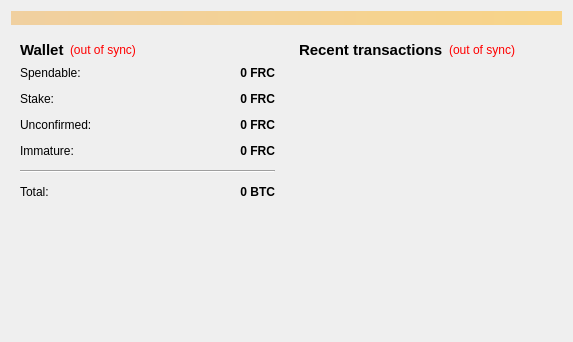
<?xml version="1.0" encoding="UTF-8"?>
<ui version="4.0">
 <class>OverviewPage</class>
 <widget class="QWidget" name="OverviewPage">
  <property name="geometry">
   <rect>
    <x>0</x>
    <y>0</y>
    <width>573</width>
    <height>342</height>
   </rect>
  </property>
  <property name="windowTitle">
   <string>Form</string>
  </property>
  <layout class="QVBoxLayout" name="topLayout">
   <item>
    <widget class="QLabel" name="labelAlerts">
     <property name="visible">
      <bool>false</bool>
     </property>
     <property name="styleSheet">
      <string notr="true">background-color: qlineargradient(x1: 0, y1: 0, x2: 1, y2: 0, stop:0 #F0D0A0, stop:1 #F8D488);  color:#000000
</string>
     </property>
     <property name="wordWrap">
      <bool>true</bool>
     </property>
     <property name="margin">
      <number>3</number>
     </property>
    </widget>
   </item>
   <item>
    <layout class="QHBoxLayout" name="horizontalLayout" stretch="1,1">
     <item>
      <layout class="QVBoxLayout" name="verticalLayout_2">
       <item>
        <widget class="QWidget" name="widget" native="true">
         <layout class="QVBoxLayout" name="verticalLayout_4">
          <item>
           <layout class="QHBoxLayout" name="horizontalLayout_4">
            <item>
             <widget class="QLabel" name="label_5">
              <property name="font">
               <font>
                <pointsize>11</pointsize>
                <weight>75</weight>
                <bold>true</bold>
               </font>
              </property>
              <property name="text">
               <string>Wallet</string>
              </property>
             </widget>
            </item>
            <item>
             <widget class="QLabel" name="labelWalletStatus">
              <property name="toolTip">
               <string>The displayed information may be out of date. Your wallet automatically synchronizes with the FutureCash network after a connection is established, but this process has not completed yet.</string>
              </property>
              <property name="styleSheet">
               <string notr="true">QLabel { color: red; }</string>
              </property>
              <property name="text">
               <string notr="true">(out of sync)</string>
              </property>
              <property name="alignment">
               <set>Qt::AlignLeading|Qt::AlignLeft|Qt::AlignVCenter</set>
              </property>
             </widget>
            </item>
            <item>
             <spacer name="horizontalSpacer_2">
              <property name="orientation">
               <enum>Qt::Horizontal</enum>
              </property>
              <property name="sizeHint" stdset="0">
               <size>
                <width>40</width>
                <height>20</height>
               </size>
              </property>
             </spacer>
            </item>
           </layout>
          </item>
          <item>
           <layout class="QFormLayout" name="formLayout_2">
            <property name="fieldGrowthPolicy">
             <enum>QFormLayout::AllNonFixedFieldsGrow</enum>
            </property>
            <property name="horizontalSpacing">
             <number>12</number>
            </property>
            <property name="verticalSpacing">
             <number>12</number>
            </property>
            <item row="0" column="0">
             <widget class="QLabel" name="label">
              <property name="text">
               <string>Spendable:</string>
              </property>
             </widget>
            </item>
            <item row="0" column="1">
             <widget class="QLabel" name="labelBalance">
              <property name="font">
               <font>
                <weight>75</weight>
                <bold>true</bold>
               </font>
              </property>
              <property name="cursor">
               <cursorShape>IBeamCursor</cursorShape>
              </property>
              <property name="toolTip">
               <string>Your current spendable balance</string>
              </property>
              <property name="text">
               <string notr="true">0 FRC</string>
              </property>
              <property name="alignment">
               <set>Qt::AlignRight|Qt::AlignTrailing|Qt::AlignVCenter</set>
              </property>
              <property name="textInteractionFlags">
               <set>Qt::LinksAccessibleByMouse|Qt::TextSelectableByKeyboard|Qt::TextSelectableByMouse</set>
              </property>
             </widget>
            </item>
            <item row="1" column="0">
             <widget class="QLabel" name="label_6">
              <property name="text">
               <string>Stake:</string>
              </property>
             </widget>
            </item>
            <item row="1" column="1">
             <widget class="QLabel" name="labelStake">
              <property name="font">
               <font>
                <weight>75</weight>
                <bold>true</bold>
               </font>
              </property>
              <property name="cursor">
               <cursorShape>IBeamCursor</cursorShape>
              </property>
              <property name="toolTip">
               <string>Total of coins that was staked, and do not yet count toward the current balance</string>
              </property>
              <property name="text">
               <string notr="true">0 FRC</string>
              </property>
              <property name="alignment">
               <set>Qt::AlignRight|Qt::AlignTrailing|Qt::AlignVCenter</set>
              </property>
              <property name="textInteractionFlags">
               <set>Qt::LinksAccessibleByMouse|Qt::TextSelectableByKeyboard|Qt::TextSelectableByMouse</set>
              </property>
             </widget>
            </item>
            <item row="2" column="0">
             <widget class="QLabel" name="label_3">
              <property name="text">
               <string>Unconfirmed:</string>
              </property>
             </widget>
            </item>
            <item row="2" column="1">
             <widget class="QLabel" name="labelUnconfirmed">
              <property name="font">
               <font>
                <weight>75</weight>
                <bold>true</bold>
               </font>
              </property>
              <property name="cursor">
               <cursorShape>IBeamCursor</cursorShape>
              </property>
              <property name="toolTip">
               <string>Total of transactions that have yet to be confirmed, and do not yet count toward the current balance</string>
              </property>
              <property name="text">
               <string notr="true">0 FRC</string>
              </property>
              <property name="alignment">
               <set>Qt::AlignRight|Qt::AlignTrailing|Qt::AlignVCenter</set>
              </property>
              <property name="textInteractionFlags">
               <set>Qt::LinksAccessibleByMouse|Qt::TextSelectableByKeyboard|Qt::TextSelectableByMouse</set>
              </property>
             </widget>
            </item>
            <item row="3" column="0">
             <widget class="QLabel" name="labelImmatureText">
              <property name="text">
               <string>Immature:</string>
              </property>
             </widget>
            </item>
            <item row="3" column="1">
             <widget class="QLabel" name="labelImmature">
              <property name="font">
               <font>
                <weight>75</weight>
                <bold>true</bold>
               </font>
              </property>
              <property name="toolTip">
               <string>Mined balance that has not yet matured</string>
              </property>
              <property name="text">
               <string notr="true">0 FRC</string>
              </property>
              <property name="alignment">
               <set>Qt::AlignRight|Qt::AlignTrailing|Qt::AlignVCenter</set>
              </property>
              <property name="textInteractionFlags">
               <set>Qt::LinksAccessibleByMouse|Qt::TextSelectableByKeyboard|Qt::TextSelectableByMouse</set>
              </property>
             </widget>
            </item>
            <item row="4" column="0" colspan="2">
             <widget class="Line" name="line">
              <property name="orientation">
               <enum>Qt::Horizontal</enum>
              </property>
             </widget>
            </item>
            <item row="5" column="0">
             <widget class="QLabel" name="labelTotalText">
              <property name="text">
               <string>Total:</string>
              </property>
             </widget>
            </item>
            <item row="5" column="1">
             <widget class="QLabel" name="labelTotal">
              <property name="font">
               <font>
                <weight>75</weight>
                <bold>true</bold>
               </font>
              </property>
              <property name="cursor">
               <cursorShape>IBeamCursor</cursorShape>
              </property>
              <property name="toolTip">
               <string>Your current total balance</string>
              </property>
              <property name="text">
               <string notr="true">0 BTC</string>
              </property>
              <property name="alignment">
               <set>Qt::AlignRight|Qt::AlignTrailing|Qt::AlignVCenter</set>
              </property>
              <property name="textInteractionFlags">
               <set>Qt::LinksAccessibleByMouse|Qt::TextSelectableByKeyboard|Qt::TextSelectableByMouse</set>
              </property>
             </widget>
            </item>
           </layout>
          </item>
         </layout>
        </widget>
       </item>
       <item>
        <spacer name="verticalSpacer">
         <property name="orientation">
          <enum>Qt::Vertical</enum>
         </property>
         <property name="sizeHint" stdset="0">
          <size>
           <width>20</width>
           <height>40</height>
          </size>
         </property>
        </spacer>
       </item>
      </layout>
     </item>
     <item>
      <layout class="QVBoxLayout" name="verticalLayout_3">
       <item>
        <widget class="QWidget" name="widget_2" native="true">
         <layout class="QVBoxLayout" name="verticalLayout">
          <item>
           <layout class="QHBoxLayout" name="horizontalLayout_2">
            <item>
             <widget class="QLabel" name="label_4">
              <property name="font">
               <font>
                <pointsize>11</pointsize>
                <weight>75</weight>
                <bold>true</bold>
               </font>
              </property>
              <property name="text">
               <string>&lt;b&gt;Recent transactions&lt;/b&gt;</string>
              </property>
             </widget>
            </item>
            <item>
             <widget class="QLabel" name="labelTransactionsStatus">
              <property name="toolTip">
               <string>The displayed information may be out of date. Your wallet automatically synchronizes with the FutureCash network after a connection is established, but this process has not completed yet.</string>
              </property>
              <property name="styleSheet">
               <string notr="true">QLabel { color: red; }</string>
              </property>
              <property name="text">
               <string notr="true">(out of sync)</string>
              </property>
              <property name="alignment">
               <set>Qt::AlignRight|Qt::AlignTrailing|Qt::AlignVCenter</set>
              </property>
             </widget>
            </item>
            <item>
             <spacer name="horizontalSpacer">
              <property name="orientation">
               <enum>Qt::Horizontal</enum>
              </property>
              <property name="sizeHint" stdset="0">
               <size>
                <width>40</width>
                <height>20</height>
               </size>
              </property>
             </spacer>
            </item>
           </layout>
          </item>
          <item>
           <widget class="QListView" name="listTransactions">
            <property name="styleSheet">
             <string notr="true">QListView { background: transparent; }</string>
            </property>
            <property name="frameShape">
             <enum>QFrame::NoFrame</enum>
            </property>
            <property name="verticalScrollBarPolicy">
             <enum>Qt::ScrollBarAlwaysOff</enum>
            </property>
            <property name="horizontalScrollBarPolicy">
             <enum>Qt::ScrollBarAlwaysOff</enum>
            </property>
            <property name="selectionMode">
             <enum>QAbstractItemView::NoSelection</enum>
            </property>
           </widget>
          </item>
         </layout>
        </widget>
       </item>
      </layout>
     </item>
    </layout>
   </item>
  </layout>
 </widget>
 <resources/>
 <connections/>
</ui>
